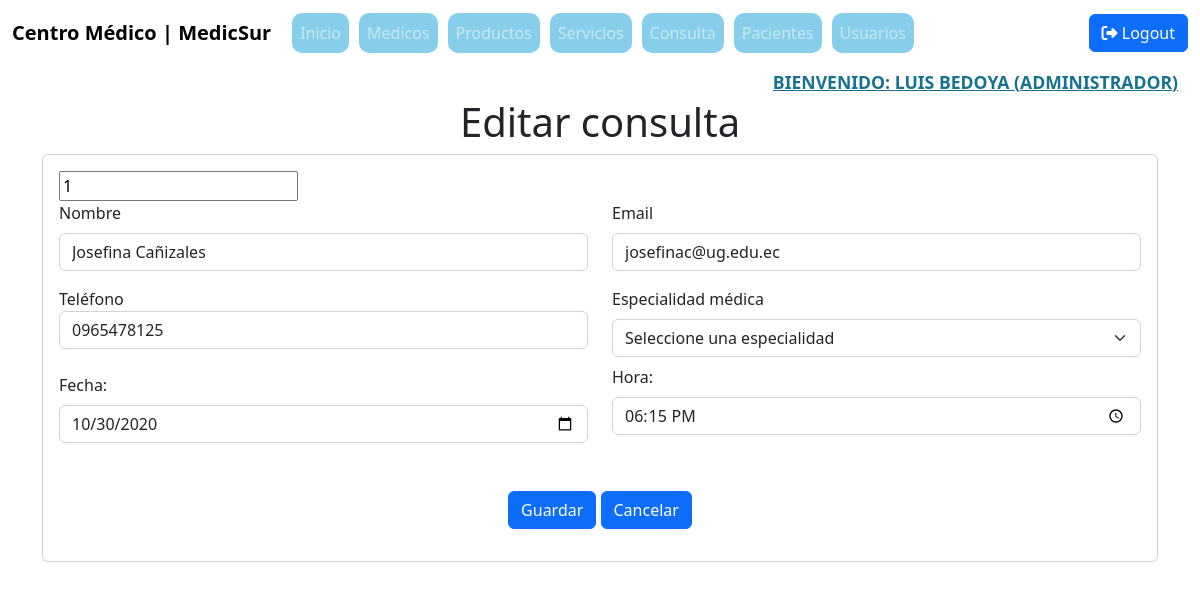
The page /index.php?c=consulta&f=view_edit&id=1 (signed in) on the database its author committed.
### tables this page shows
CREATE TABLE `consulta_medica` (
  `idConsulta` int(4) NOT NULL,
  `nombrePaciente` varchar(150) NOT NULL,
  `email` varchar(100) NOT NULL,
  `telefono` varchar(10) NOT NULL,
  `especialidadMedica` varchar(20) NOT NULL,
  `fechaConsulta` date NOT NULL,
  `horaConsulta` time NOT NULL
);

### controller/ConsultaController.php (called while the page is built, shortened)
<?php
require_once 'model/dao/ConsultaDAO.php';
class ConsultaController{
    private $model;
    public function __construct(){
        $this->model = new ConsultaDAO();
    }
    public function view_edit(){
        $id = $_REQUEST['id'];
        $con = $this -> model -> selectOne($id);
        require_once V_CONSULTA . 'consulta.medica.edit.php';
    }
}
?>

### index.php (called while the page is built, shortened)
<?php
    $front = new FrontController();
    $front->ruteo();
?>

### config/Conexion.php (called while the page is built, shortened)
<?php
class Conexion{
    public static function getConexion(){
        $con = 'mysql:host=localhost;port=3306;dbname=' . DBNAME;
        $conexion = null;
        try{
            $conexion = new PDO($con, DBUSER,DBPASSWORD);
            $conexion -> setAttribute(PDO::ATTR_ERRMODE, PDO::ERRMODE_EXCEPTION);
        } catch(Exception $ex){
            echo $ex;
            die("Error " . $ex->getMessage());
        }
        return $conexion;
    }
}
?>

### model/dao/ConsultaDAO.php (called while the page is built, shortened)
<?php
require_once 'config/Conexion.php';
class ConsultaDAO{
    private $con;
    public function __construct(){
        $this->con = Conexion::getConexion();
    }
    public function selectOne($id){
        $sql = "SELECT * FROM consulta_medica where idConsulta=:id";
        $stmt = $this -> con -> prepare($sql);
        $data = ['id' => $id];
        $stmt -> execute($data);
        $consulta = $stmt->fetch(PDO::FETCH_ASSOC);
        return $consulta;
    }
}
?>

### view/consulta.medica/consulta.medica.edit.php (the view, shortened to what this page needs)
<div class="container">
    <div class="card">
        <div class="card-body">
            <form action="index.php?c=consulta&f=edit" method="POST">
                <input type="text" name="id" id="id" value="<?php echo $con['idConsulta']?>">
                <div class="row">
                    <div class="col-lg-6">
                        <label for="nombrePaciente"class="mb-2">Nombre</label>
                        <input type="text" class="form-control" name="nombrePaciente" id="nombrePaciente" value= "<?php echo $con['nombrePaciente']; ?>" >
                    </div>
                    <div class="col-lg-6">
                        <label for="email" class="mb-2">Email</label>
                        <input type="text" class="form-control" name="email" id="email" value="<?php echo $con['email'] ?>">
                    </div>
                    <div class="col-lg-6">
                        <label for="telefono" class="-mb-2 mt-3">Teléfono</label>
                        <input type="text" class="form-control" name="telefono" id="telefono" value="<?php echo $con['telefono'] ?>">
                    </div>
                    <div class="col-lg-6">
                        <label for="especialidadMedica" class="mb-2 mt-3">Especialidad médica</label>
                        <select name="especialidadMedica" id="especialidadMedica" class="form-select">
                            <option value="0">Seleccione una especialidad</option>
                        </select>
                    </div>
                    <div class="col-lg-6">
                        <label for="fechaConsulta" class="mb-2 mt-3">Fecha:</label>
                        <input type="date" id="fechaConsulta" name="fechaConsulta" class="form-control" value="<?php echo $con['fechaConsulta'] ?>" >
                    </div>
                    <div class="col-lg-6">
                        <label for="" class="mb-2 mt-2">Hora:</label>
                        <input type="time" id="horaConsulta" name="horaConsulta" class="form-control" value="<?php echo $con['horaConsulta']?>" >
                    </div>
                    <div class="text-center mt-5">
                        <button type="submit" class="btn btn-primary">Guardar</button>
                        <a href="index.php?c=consulta&f=index" class="btn btn-primary">Cancelar</a>
                    </div>
                </div>
            </form>
        </div>
    </div>
</div>
<!DOCTYPE html>
<html lang="en">
    <html meta="utf-8">
        <head>
        </head>
</html>

### rows shown on the page
consulta_medica: id "1", nombrePaciente "Josefina Cañizales", email "josefinac@ug.edu.ec", telefono "0965478125", fechaConsulta "10/30/2020", horaConsulta "18:15:00"

### other values the page prints
$nombre "LUIS"
$apellido "BEDOYA"
$rol "ADMINISTRADOR"
$titulo "Editar consulta"
